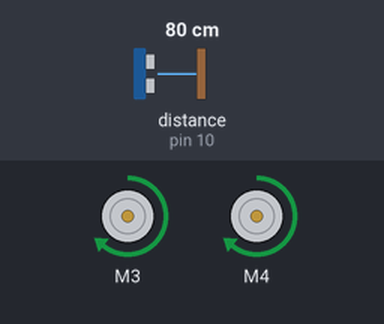
Simulated run of this sketch. Board: Arduino Uno, built with avr-gcc and run on an emulated ATmega328P. On the bench: 2 × DC motor (green arrow = forward, orange = backward, longer = faster). Wiring (inferred from the names in the program): ultrasonic range finder: trigger pin 9; echo pin 10. The test bench sets the inputs (shaded band); at power-on: distance to the obstacle (sensor on pin 10) 80 cm. The echo pulse lasts 58.3 µs per cm; what the sketch prints to the serial monitor is not drawn.

Above: at 2.2 s.
2.3 s: distance to the obstacle (sensor on pin 10) set to 6 cm
5.3 s: distance to the obstacle (sensor on pin 10) set to 3 cm
At 6.1 s:
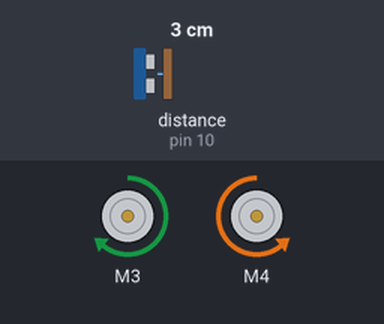
At 7.1 s:
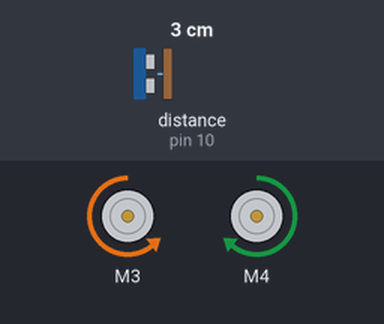
8.3 s: distance to the obstacle (sensor on pin 10) set to 2 cm
At 10.5 s:
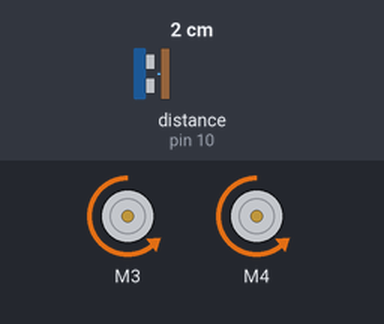
Timing chart, 0 to 12.0 s (numbered marks = the images above; inputs shaded):
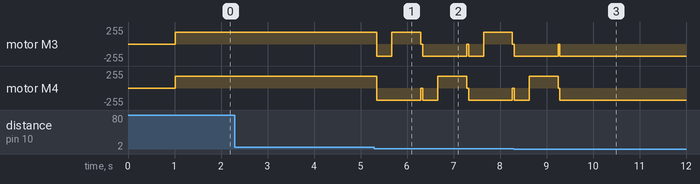

Measured:
- the behaviour switches between 5 and 4 cm on distance to the obstacle (sensor on pin 10) (found by bisection; images 0 and 1)
- after the input at 2.3 s, every drawn part: stays the same
- after the input at 8.3 s, motor M3, motor M4: goes on until 9.3 s, then stays backward 180/255

The sketch:

Robot-versionquimarche.ino
```cpp
#include <AFMotor.h>

const int trigPin = 9;
const int echoPin = 10;


AF_DCMotor moteurGauche(3);
AF_DCMotor moteurDroit(4);

const int VITESSE = 180;
const int SEUIL_CM = 4;

enum EtatRobot {
  AVANCE,
  EVITER_OBSTACLE};

EtatRobot etat = AVANCE;

unsigned long tempsDebut = 0;
bool tournerDroite = true;

long distancePrecedente = 0;

long getDistance() {
  digitalWrite(trigPin, LOW);
  delayMicroseconds(2);
  digitalWrite(trigPin, HIGH);
  delayMicroseconds(10);
  digitalWrite(trigPin, LOW);

  long duree = pulseIn(echoPin, HIGH, 30000);
  if (duree == 0) return 400;
  return (duree * 0.034 / 2);} // vitesse du son


void avancer() {
  moteurGauche.run(FORWARD);
  moteurDroit.run(FORWARD);}

void reculer() {
  moteurGauche.run(BACKWARD);
  moteurDroit.run(BACKWARD);}

void tourner(bool droite) {
  if (droite) {
    moteurGauche.run(FORWARD);
    moteurDroit.run(BACKWARD);}
    else {
    moteurGauche.run(BACKWARD);
    moteurDroit.run(FORWARD);}}

void arret() {
  moteurGauche.run(RELEASE);
  moteurDroit.run(RELEASE);}


void setup() {
  Serial.begin(9600);
  pinMode(trigPin, OUTPUT);
  pinMode(echoPin, INPUT);
  moteurGauche.setSpeed(VITESSE);
  moteurDroit.setSpeed(VITESSE);
  arret();
  delay(1000);
  Serial.println("prêt");}

void loop() {

  // prend 3 distances et fait une moyenne car l'ultrason peut dire de la merde
  long d1 = getDistance();
  long d2 = getDistance();
  long d3 = getDistance();
  long distance = (d1 + d2 + d3) / 3;

  long variation = distance - distancePrecedente;

  Serial.print("Distance:");
  Serial.print(distance);
  Serial.print(" cm");

  if (distancePrecedente > 0) {
    Serial.print(" (variation: ");
    if (variation > 0) Serial.print("+");
    Serial.print(variation);
    Serial.print(" cm)");
  }

  distancePrecedente = distance;

  if (etat == AVANCE && distance < SEUIL_CM && distance > 1) {
    Serial.println("obstacle");
    etat = EVITER_OBSTACLE;
    tempsDebut = millis();
  }

  if (etat == EVITER_OBSTACLE) {

    unsigned long tempsEcoule = millis() - tempsDebut;

    if (tempsEcoule < 300) {
      reculer();
    }
    else if (tempsEcoule < 900) {
      tourner(tournerDroite);
      Serial.print("Tourne ");
      Serial.println(tournerDroite ? "DROITE" : "GAUCHE");
    }
    else {
      arret();
      tournerDroite = !tournerDroite;
      etat = AVANCE;
    }
  }
  else if (etat == AVANCE) {

    if (distance <= 2) { // mesure louche et trop proche
      reculer();
    }
    else {
      Serial.println("avance");
      avancer();
    }
  }
}
```
